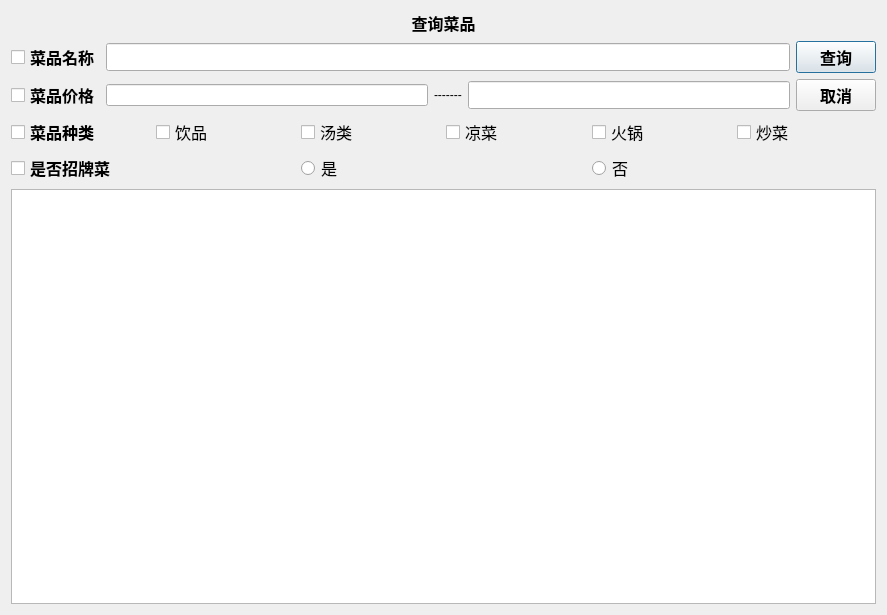
<?xml version="1.0" encoding="UTF-8"?>
<ui version="4.0">
 <class>Dialog_selectMenu</class>
 <widget class="QDialog" name="Dialog_selectMenu">
  <property name="geometry">
   <rect>
    <x>0</x>
    <y>0</y>
    <width>887</width>
    <height>615</height>
   </rect>
  </property>
  <property name="windowTitle">
   <string>查询菜品</string>
  </property>
  <layout class="QGridLayout" name="gridLayout">
   <item row="0" column="0">
    <layout class="QVBoxLayout" name="verticalLayout">
     <item>
      <widget class="QLabel" name="label">
       <property name="font">
        <font>
         <pointsize>12</pointsize>
         <weight>75</weight>
         <bold>true</bold>
        </font>
       </property>
       <property name="text">
        <string>查询菜品</string>
       </property>
       <property name="alignment">
        <set>Qt::AlignCenter</set>
       </property>
      </widget>
     </item>
     <item>
      <layout class="QHBoxLayout" name="horizontalLayout">
       <item>
        <widget class="QCheckBox" name="checkBox_foodName">
         <property name="font">
          <font>
           <pointsize>12</pointsize>
           <weight>75</weight>
           <bold>true</bold>
          </font>
         </property>
         <property name="text">
          <string>菜品名称</string>
         </property>
        </widget>
       </item>
       <item>
        <widget class="QLineEdit" name="lineEdit_foodName">
         <property name="font">
          <font>
           <pointsize>13</pointsize>
          </font>
         </property>
        </widget>
       </item>
       <item>
        <widget class="QPushButton" name="pushButton_selectMenu">
         <property name="font">
          <font>
           <pointsize>12</pointsize>
           <weight>75</weight>
           <bold>true</bold>
          </font>
         </property>
         <property name="text">
          <string>查询</string>
         </property>
        </widget>
       </item>
      </layout>
     </item>
     <item>
      <layout class="QHBoxLayout" name="horizontalLayout_2">
       <item>
        <widget class="QCheckBox" name="checkBox_foodPrice">
         <property name="font">
          <font>
           <pointsize>12</pointsize>
           <weight>75</weight>
           <bold>true</bold>
          </font>
         </property>
         <property name="text">
          <string>菜品价格</string>
         </property>
        </widget>
       </item>
       <item>
        <widget class="QLineEdit" name="lineEdit_foodPriceSmall"/>
       </item>
       <item>
        <widget class="QLabel" name="label_2">
         <property name="text">
          <string>-------</string>
         </property>
        </widget>
       </item>
       <item>
        <widget class="QLineEdit" name="lineEdit_foodPriceBig">
         <property name="font">
          <font>
           <pointsize>13</pointsize>
          </font>
         </property>
        </widget>
       </item>
       <item>
        <widget class="QPushButton" name="pushButton_quit">
         <property name="font">
          <font>
           <pointsize>12</pointsize>
           <weight>75</weight>
           <bold>true</bold>
          </font>
         </property>
         <property name="text">
          <string>取消</string>
         </property>
        </widget>
       </item>
      </layout>
     </item>
     <item>
      <layout class="QHBoxLayout" name="horizontalLayout_3">
       <item>
        <widget class="QCheckBox" name="checkBox_foodType">
         <property name="font">
          <font>
           <pointsize>12</pointsize>
           <weight>75</weight>
           <bold>true</bold>
          </font>
         </property>
         <property name="text">
          <string>菜品种类</string>
         </property>
        </widget>
       </item>
       <item>
        <widget class="QCheckBox" name="checkBox_drink">
         <property name="font">
          <font>
           <pointsize>12</pointsize>
          </font>
         </property>
         <property name="text">
          <string>饮品</string>
         </property>
        </widget>
       </item>
       <item>
        <widget class="QCheckBox" name="checkBox_soup">
         <property name="font">
          <font>
           <pointsize>12</pointsize>
          </font>
         </property>
         <property name="text">
          <string>汤类</string>
         </property>
        </widget>
       </item>
       <item>
        <widget class="QCheckBox" name="checkBox_coldDish">
         <property name="font">
          <font>
           <pointsize>12</pointsize>
          </font>
         </property>
         <property name="text">
          <string>凉菜</string>
         </property>
        </widget>
       </item>
       <item>
        <widget class="QCheckBox" name="checkBox_chafingDish">
         <property name="font">
          <font>
           <pointsize>12</pointsize>
          </font>
         </property>
         <property name="text">
          <string>火锅</string>
         </property>
        </widget>
       </item>
       <item>
        <widget class="QCheckBox" name="checkBox_friedDish">
         <property name="font">
          <font>
           <pointsize>12</pointsize>
          </font>
         </property>
         <property name="text">
          <string>炒菜</string>
         </property>
        </widget>
       </item>
      </layout>
     </item>
     <item>
      <layout class="QHBoxLayout" name="horizontalLayout_4">
       <item>
        <widget class="QCheckBox" name="checkBox_isSpecial">
         <property name="font">
          <font>
           <pointsize>12</pointsize>
           <weight>75</weight>
           <bold>true</bold>
          </font>
         </property>
         <property name="text">
          <string>是否招牌菜</string>
         </property>
        </widget>
       </item>
       <item>
        <widget class="QRadioButton" name="radioButton_special">
         <property name="font">
          <font>
           <pointsize>12</pointsize>
          </font>
         </property>
         <property name="text">
          <string>是</string>
         </property>
        </widget>
       </item>
       <item>
        <widget class="QRadioButton" name="radioButton_nospecial">
         <property name="font">
          <font>
           <pointsize>12</pointsize>
          </font>
         </property>
         <property name="text">
          <string>否</string>
         </property>
        </widget>
       </item>
      </layout>
     </item>
     <item>
      <widget class="QTableWidget" name="tableWidget_selectMenu"/>
     </item>
    </layout>
   </item>
  </layout>
 </widget>
 <resources/>
 <connections/>
</ui>
